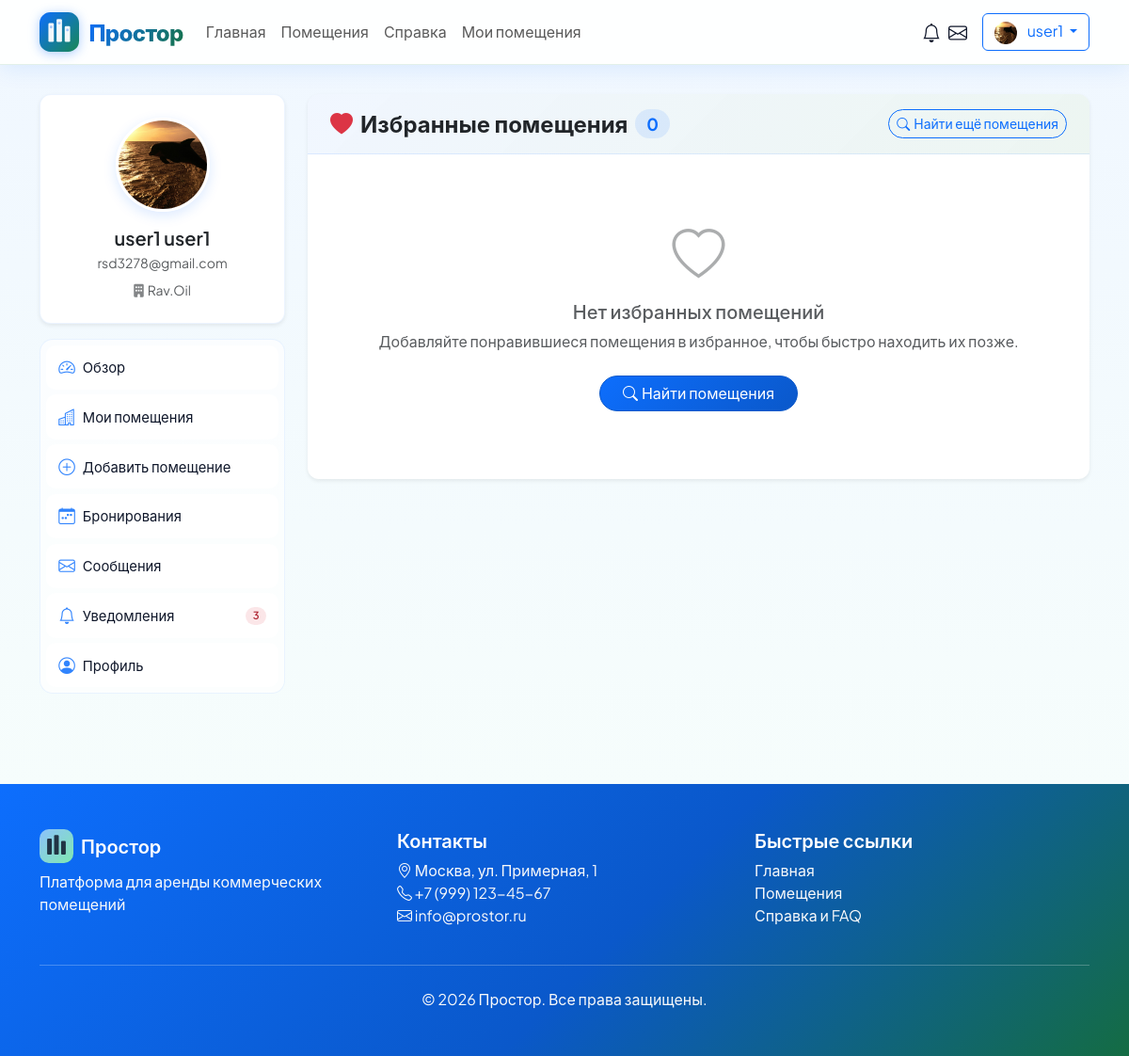
/my-favorites/ (signed in), run on an earlier commit of the app's database.
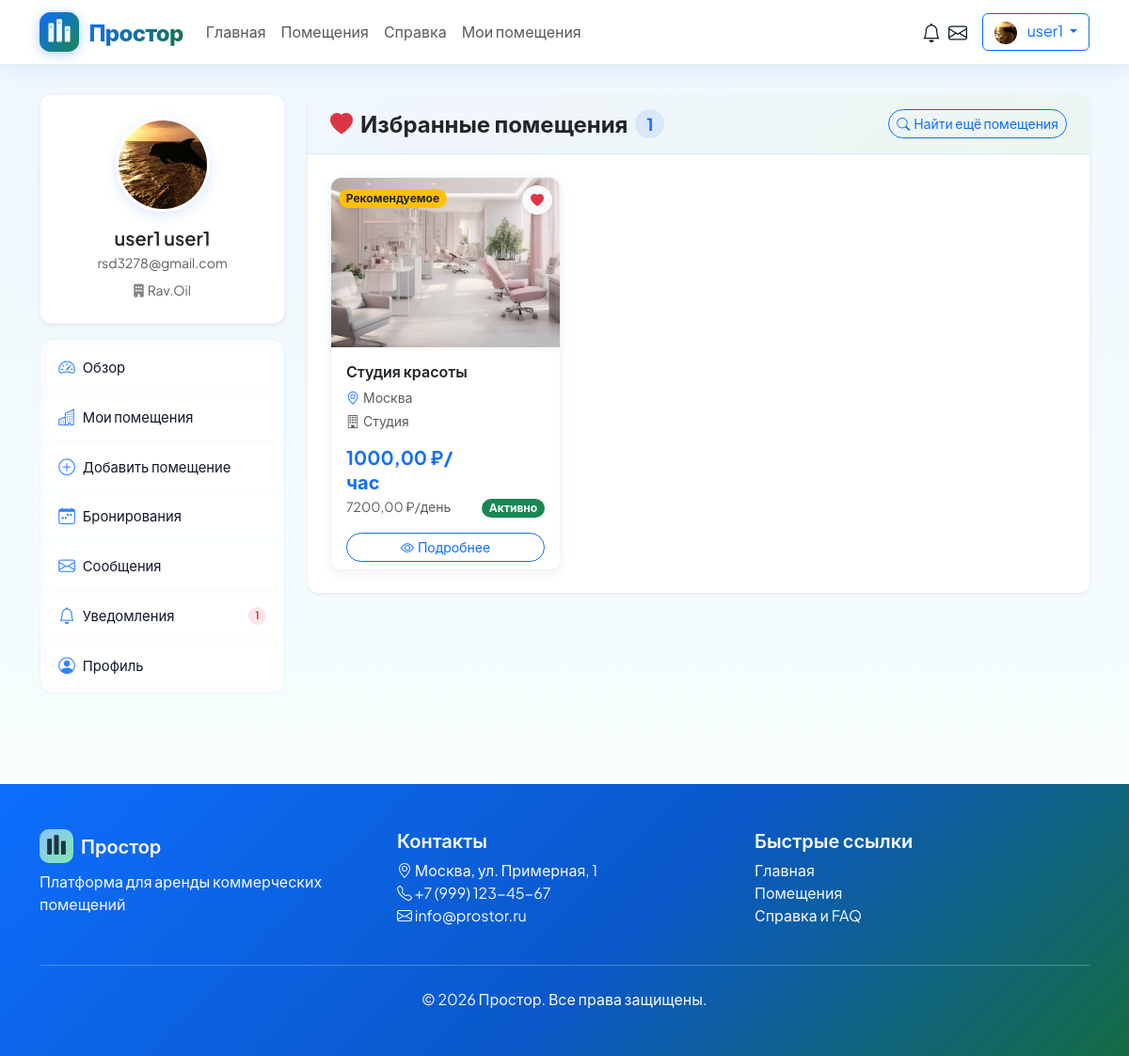
And on a later commit of the database.
### core/models.py (models this page shows, shortened)
class Favorite(models.Model):
    user = models.ForeignKey(
        User,
        on_delete=models.CASCADE,
        related_name='favorites',
        verbose_name='Пользователь'
    )
    property = models.ForeignKey(
        Property,
        on_delete=models.CASCADE,
        related_name='favorited_by',
        verbose_name='Помещение'
    )
    created_at = models.DateTimeField(
        auto_now_add=True,
        verbose_name='Дата добавления'
    )
    class Meta:
        verbose_name = 'Избранное'
        verbose_name_plural = 'Избранное'
        unique_together = ['user', 'property']
        ordering = ['-created_at']

class Property(models.Model):
    PROPERTY_TYPE_CHOICES = [
        ('office', 'Офис'),
        ('conference', 'Конференц-зал'),
        ('coworking', 'Коворкинг'),
        ('shop', 'Торговая площадь'),
        ('warehouse', 'Склад'),
        ('studio', 'Студия'),
        ('other', 'Другое'),
    ]
    STATUS_CHOICES = [
        ('draft', 'Черновик'),
        ('pending', 'На модерации'),
        ('active', 'Активно'),
        ('rejected', 'Отклонено'),
        ('inactive', 'Неактивно'),
    ]
    landlord = models.ForeignKey(
        User,
        on_delete=models.CASCADE,
        related_name='properties',
        verbose_name='Владелец'
    )
    title = models.CharField(
        max_length=200,
        verbose_name='Название'
    )
    slug = models.SlugField(
        unique=True,
        verbose_name='Slug'
    )
    description = models.TextField(
        verbose_name='Описание'
    )
    property_type = models.CharField(
        max_length=20,
        choices=PROPERTY_TYPE_CHOICES,
        default='office',
        verbose_name='Тип помещения'
    )
    category = models.ForeignKey(
        Category,
        on_delete=models.SET_NULL,
        null=True,
        blank=True,
        related_name='properties',
        verbose_name='Категория'
    )
    city = models.CharField(
        max_length=100,
        default='Москва',
        verbose_name='Город'
    )
    address = models.CharField(
        max_length=200,
        default='Не указан',
        verbose_name='Адрес'
    )
    latitude = models.FloatField(
        null=True,
        blank=True,
        verbose_name='Широта'
    )
    longitude = models.FloatField(
        null=True,
        blank=True,
        verbose_name='Долгота'
    )
    price_per_hour = models.DecimalField(
        max_digits=10,
        decimal_places=2,
        default=1000.00,
        verbose_name='Цена за час'
    )
    price_per_day = models.DecimalField(
        max_digits=10,
        decimal_places=2,
        null=True,
        blank=True,
        verbose_name='Цена за день'
    )
    price_per_week = models.DecimalField(
        max_digits=10,
        decimal_places=2,
        null=True,
        blank=True,
        verbose_name='Цена за неделю'
    )
    price_per_month = models.DecimalField(
        max_digits=10,
        decimal_places=2,
        null=True,
        blank=True,
        verbose_name='Цена за месяц'
    )
    capacity = models.PositiveIntegerField(
        default=1,
        verbose_name='Вместимость'
    )
    area = models.DecimalField(
        max_digits=8,
        decimal_places=2,
        default=10.00,
        verbose_name='Площадь (м²)'
    )
    floor = models.IntegerField(
        null=True,
        blank=True,
        verbose_name='Этаж'
    )
    amenities = models.ManyToManyField(
        Amenity,
        blank=True,
        related_name='properties',
        verbose_name='Удобства'
    )
    is_featured = models.BooleanField(
        default=False,
        verbose_name='Рекомендуемое'
    )
    status = models.CharField(
        max_length=20,
        choices=STATUS_CHOICES,
        default='draft',
        verbose_name='Статус'
    )
    views_count = models.PositiveIntegerField(
        default=0,
        verbose_name='Количество просмотров'
    )
    created_at = models.DateTimeField(
        auto_now_add=True,
        verbose_name='Дата создания'
    )
    updated_at = models.DateTimeField(
        auto_now=True,
        verbose_name='Дата обновления'
    )
    class Meta:
        verbose_name = 'Помещение'
        verbose_name_plural = 'Помещения'
        ordering = ['-created_at']
    def get_main_image(self):
        return self.images.filter(is_main=True).first() or self.images.first()

class PropertyImage(models.Model):
    property = models.ForeignKey(
        Property,
        on_delete=models.CASCADE,
        related_name='images',
        verbose_name='Помещение'
    )
    image = models.ImageField(
        upload_to='properties/',
        verbose_name='Изображение'
    )
    is_main = models.BooleanField(
        default=False,
        verbose_name='Главное изображение'
    )
    uploaded_at = models.DateTimeField(
        auto_now_add=True,
        verbose_name='Дата загрузки'
    )
    class Meta:
        verbose_name = 'Изображение помещения'
        verbose_name_plural = 'Изображения помещений'

### core/views.py (the view)
# urls.py: path('my-favorites/', views.my_favorites, name='my_favorites'),
@login_required
def my_favorites(request):
    favorites = request.user.favorites.select_related('property').all().order_by('-created_at')
    paginator = Paginator(favorites, 5)
    page = request.GET.get('page')
    favorites_page = paginator.get_page(page)
    return render(request, 'core/my_favorites.html', {
        'favorites': favorites_page,
        'title': 'Избранное'
    })

### core/context_processors.py (called while the page is built)
def tenant_cart(request):
    if request.user.is_authenticated and getattr(request.user, 'user_type', None) == 'tenant':
        return {'cart_items_count': Cart.objects.filter(user=request.user).count()}
    return {'cart_items_count': 0}

def notifications_context(request):
    if request.user.is_authenticated:
        unread_count = Notification.objects.filter(
            user=request.user,
            is_read=False
        ).count()
        unread_messages_count = Message.objects.filter(
            recipient=request.user,
            is_read=False,
        ).count()
        recent_notifications = Notification.objects.filter(
            user=request.user
        ).order_by('-created_at')[:5]
        return {
            'unread_notifications_count': unread_count,
            'unread_messages_count': unread_messages_count,
            'recent_notifications': recent_notifications,
        }
    return {
        'unread_notifications_count': 0,
        'unread_messages_count': 0,
        'recent_notifications': [],
    }

### templates/core/my_favorites.html (shortened to what the changed rows need)
{% extends 'base.html' %}
{% load static %}
{% block content %}
<div class="container py-4">
    <div class="row g-4">
        <div class="col-lg-3">
            {% include 'core/includes/user_sidebar.html' %}
        </div>
        <div class="col-lg-9">
            <div class="card favorites-page__card border-0 shadow-sm">
                <div class="card-header favorites-page__header d-flex flex-column flex-sm-row justify-content-between align-items-start align-items-sm-center gap-2 py-3 px-4">
                    <h4 class="mb-0 fw-bold d-flex align-items-center gap-2">
                        <i class="bi bi-heart-fill text-danger"></i>
                        Избранные помещения
                        <span class="badge rounded-pill bg-primary bg-opacity-10 text-primary">{{ favorites.paginator.count }}</span>
                    </h4>
                </div>
                <div class="card-body p-4">
                    {% if favorites %}
                        <div class="row g-4">
                            {% for favorite in favorites %}
                                <div class="col-md-6 col-xl-4">
                                    <div class="card h-100 favorites-page__property-card position-relative overflow-hidden">
                                        {% if favorite.property.get_main_image %}
                                            <img src="{{ favorite.property.get_main_image.image.url }}"
                                                 class="card-img-top"
                                                 alt="{{ favorite.property.title }}"
                                                 height="180"
                                                 style="object-fit: cover;">
                                        {% else %}
                                            <img src="{% static 'images/default-property.jpg' %}"
                                                 class="card-img-top"
                                                 alt="{{ favorite.property.title }}"
                                                 height="180"
                                                 style="object-fit: cover;">
                                        {% endif %}
                                        <div class="position-absolute top-0 start-0 p-2">
                                            {% if favorite.property.is_featured %}
                                                <span class="badge rounded-pill bg-warning text-dark">Рекомендуемое</span>
                                            {% endif %}
                                        </div>
                                        <div class="position-absolute top-0 end-0 p-2">
                                            <a href="{% url 'toggle_favorite' favorite.property.id %}"
                                               class="btn btn-light btn-sm rounded-circle shadow-sm text-danger"
                                               title="Убрать из избранного">
                                                <i class="bi bi-heart-fill"></i>
                                            </a>
                                        </div>
                                        <div class="card-body d-flex flex-column">
                                            <h6 class="card-title fw-semibold mb-2">
                                                <a href="{% url 'property_detail' favorite.property.slug %}"
                                                   class="text-decoration-none text-dark">
                                                    {{ favorite.property.title|truncatechars:40 }}
                                                </a>
                                            </h6>
                                            <p class="card-text small text-muted mb-1">
                                                <i class="bi bi-geo-alt text-primary me-1"></i>{{ favorite.property.city }}
                                            </p>
                                            <p class="card-text small text-muted mb-3">
                                                <i class="bi bi-building me-1"></i>{{ favorite.property.get_property_type_display }}
                                            </p>
                                            <div class="mt-auto d-flex justify-content-between align-items-end">
                                                <div>
                                                    <span class="h5 text-primary mb-0 fw-bold">{{ favorite.property.price_per_hour }} ₽/час</span>
                                                    {% if favorite.property.price_per_day %}
                                                        <br>
                                                        <small class="text-muted">{{ favorite.property.price_per_day }} ₽/день</small>
                                                    {% endif %}
                                                </div>
                                                <span class="badge rounded-pill {% if favorite.property.status == 'active' %}bg-success{% else %}bg-secondary{% endif %}">
                                                    {{ favorite.property.get_status_display }}
                                                </span>
                                            </div>
                                        </div>
                                        <div class="card-footer bg-transparent border-0 pt-0 d-flex gap-2">
                                            <a href="{% url 'property_detail' favorite.property.slug %}"
                                               class="btn btn-sm btn-outline-primary flex-grow-1 rounded-pill">
                                                <i class="bi bi-eye me-1"></i>Подробнее
                                            </a>
                                        </div>
                                    </div>
                                </div>
                            {% endfor %}
                        </div>
                    {% else %}
                        <div class="text-center py-5">
                            <i class="bi bi-heart display-4 text-muted mb-3 d-block opacity-50"></i>
                            <h5 class="text-muted">Нет избранных помещений</h5>
                            <p class="text-muted mb-4">
                                Добавляйте понравившиеся помещения в избранное, чтобы быстро находить их позже.
                            </p>
                            <a href="{% url 'property_list' %}" class="btn btn-primary rounded-pill px-4">
                                <i class="bi bi-search me-1"></i>Найти помещения
                            </a>
                        </div>
                    {% endif %}
                </div>
            </div>
        </div>
    </div>
</div>
{% endblock %}

### templates/core/includes/user_sidebar.html (shortened to what the changed rows need)
{% load static %}
{% with url_name=request.resolver_match.url_name %}
<div class="user-sidebar">
    <nav class="list-group user-sidebar__nav mb-4" aria-label="Разделы личного кабинета">
        <a href="{% url 'notifications_list' %}"
           class="list-group-item list-group-item-action user-sidebar__link d-flex align-items-center {% if url_name == 'notifications_list' %}is-active{% endif %}">
            <i class="bi bi-bell user-sidebar__icon"></i>
            <span>Уведомления</span>
            {% if unread_notifications_count %}
                <span class="badge rounded-pill user-sidebar__badge user-sidebar__badge--danger ms-auto">{{ unread_notifications_count }}</span>
            {% endif %}
        </a>
    </nav>
</div>
{% endwith %}

What changed in the data, as far as the page shows it:
added Favorite: property.get_main_image.image (picture), shows "Рекомендуемое", property "Студия красоты", property.city "Москва", property.property_type "Студия", property.price_per_hour "1000,00", property.price_per_day "7200,00", property.status "Активно"
Also different on the page:
{{ unread_notifications_count }}: "3" → "1"
{{ favorites.paginator.count }}: "0" → "1"
text no longer shown: "Нет избранных помещений Добавляйте понравившиеся помещения в избранное, чтобы быстро находить их позже. Найти помещения"
